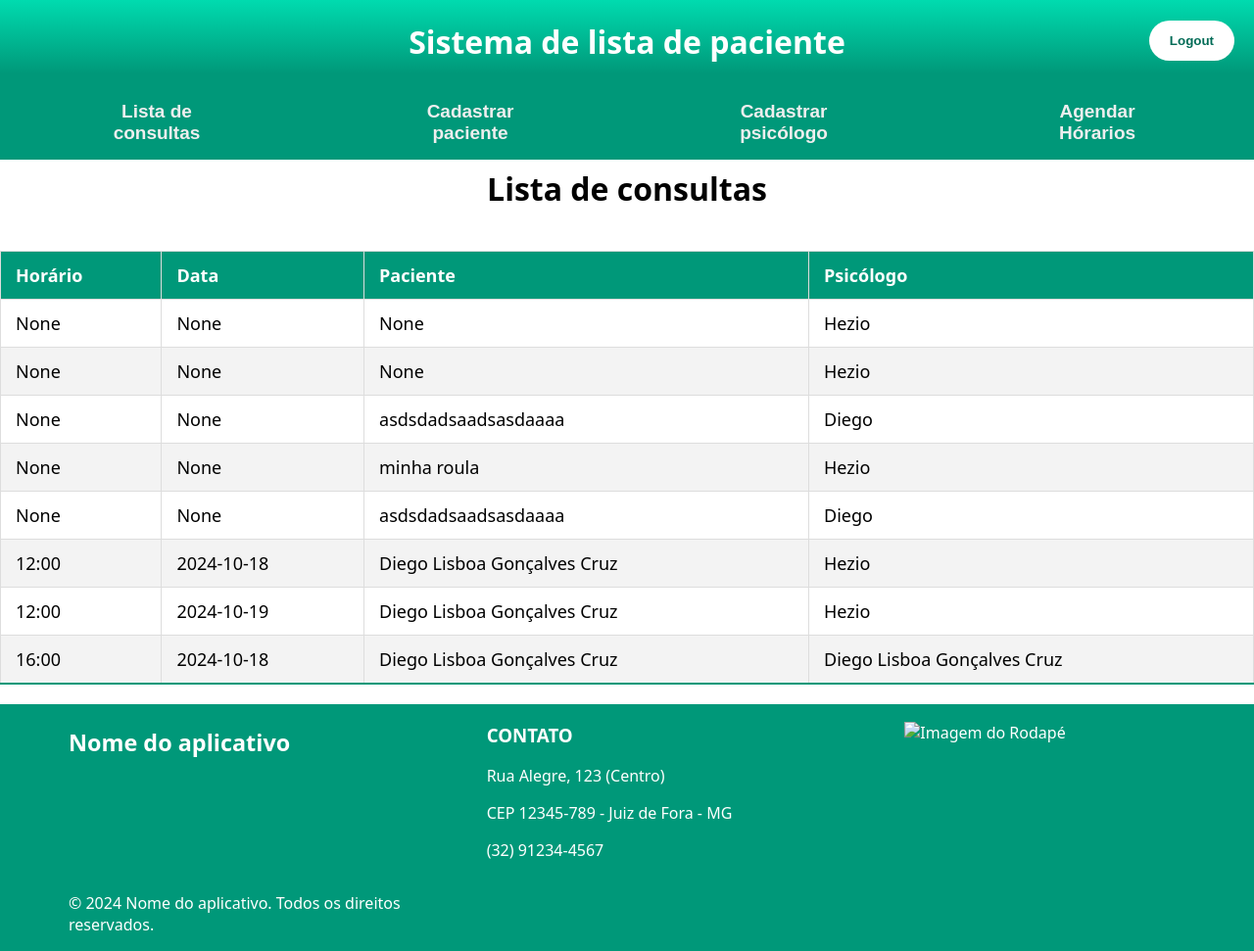
Screenshot of /consultas-marcadas with the database file from the repository.
### tables this page shows
CREATE TABLE "lista_espera"
(
    id             INTEGER
        primary key autoincrement,
    paciente_id    INTEGER not null
        references pacientes,
    lista_chegada  TEXT,
    psicologo_id   integer,
    nome_paciente  integer,
    nome_psicologo integer
, data ANY, horario ANY);

### app.py (the view)
@app.route('/consultas-marcadas')
def consultas_marcadas():
    conn = get_db_connection()
    lista_espera = conn.execute(""" SELECT id, horario, data, nome_paciente, nome_psicologo FROM lista_espera """).fetchall()
    conn.close()
    return render_template('lista_horarios.html', lista_espera=lista_espera, titulo="Lista de consultas")

### app.py (called while the page is built)
def get_db_connection():
    conn = sqlite3.connect('bancopsi.db')
    conn.row_factory = sqlite3.Row
    return conn

### templates/lista_horarios.html
{% extends 'template.html' %}
{% block content %}
  <table>
    <thead>
      <tr>
        <th>Horário</th>
        <th>Data</th>
        <th>Paciente</th>
        <th>Psicólogo</th>
      </tr>
    </thead>
    <tbody>
    {% for entrada in lista_espera %}
      <tr>
        <td>{{ entrada.horario }}</td>
        <td>{{ entrada.data }}</td>
        <td>{{ entrada.nome_paciente }}</td>
        <td>{{ entrada.nome_psicologo }}</td>
      </tr>
    {% endfor %}
    </tbody>
  </table>
{% endblock %}

### templates/template.html (shortened to what this page needs)
<!DOCTYPE html>
<html lang="pt-br">
<head>
    <link rel="stylesheet" type="text/css" href="../static/styles.css" />
</head>
<body>
  <header>
    <div>
      <div class="header-h1">
        <h1>Sistema de lista de paciente</h1>
      </div>
        <div class="btn-logout">
            <form action="/logout">
                <button type="submit">Logout</button>
            </form>
        </div>
      <div class="btn-grid">
          <form action="/">
          <button type="submit">Lista de consultas</button>
        </form>
        <form action="/cad-pac" >
          <button type="submit">Cadastrar paciente</button>
        </form>
        <form action="/cad-pis" >
          <button type="submit">Cadastrar psicólogo</button>
        </form>
        <form action="/pac-pis">
          <button type="submit">Agendar Hórarios</button>
        </form>
      </div>
    </div>
  </header>
  <div class="conteudo">
      <h1>{{ titulo }}</h1>
      {% block content %}
      {% endblock %}
  </div>
  <footer>
    <div class="footer_grid">
      <div class="bloco_esquerdo">
        <h3>Nome do aplicativo</h3>
      </div>
      <div class="bloco_central">
        <h3>CONTATO</h3>
        <p>Rua Alegre, 123 (Centro)</p>
        <p>CEP 12345-789 - Juiz de Fora - MG</p>
        <p>(32) 91234-4567</p>
      </div>
      <div class="bloco_direito">
        <img src="" alt="Imagem do Rodapé">
      </div>
      <div class="direitos_reservados">
        <p>&copy; 2024 Nome do aplicativo. Todos os direitos reservados.</p>
      </div>
    </div>
  </footer>
</body>

### static/styles.css (style rules this page uses)
html, body { margin: 0; padding: 0; height: 100%; font-family: system-ui, -apple-system, BlinkMacSystemFont, 'Segoe UI', Roboto, Oxygen, Ubuntu, Cantarell, 'Open Sans', 'Helvetica Neue', sans-serif; }
header { background: rgb(0, 152, 121); background: linear-gradient(0deg, rgba(0, 152, 121, 1) 54%, rgba(0, 219, 175, 1) 100%); width: 100%; height: auto; position: fixed; top: 0; left: 0; right: 0; z-index: 100; padding: 0px 0px; }
header .header-h1 { justify-content: center; text-align: center; align-items: center; color: white; }
header .btn-logout { display: flex; justify-content: right; align-items: center; margin-top: -65px; margin-right: 20px; }
header .btn-logout button { font-weight: bold; border: solid 1px transparent; border-radius: 25px; background-color: white; padding: 12px 20px; color: #006b56; }
header .btn-grid { justify-content: start; text-align: center; align-items: center; display: grid; grid-template-columns: 1fr 1fr 1fr 1fr; width: 100%; margin-left: 0; margin-right: 0; padding-top: 25px; }
header .btn-grid button { cursor: pointer; margin: 0; padding: 16px 100px; background-color: #009879; border: none; font-size: 19px; font-weight: bold; color: #eeeeee; }
footer { background-color: #009879; color: white; margin-bottom: 0; }
.footer_grid { display: grid; grid-template-columns: 1fr 1fr 1fr; position: relative; left: 70px; top: 0px; }
.footer_grid .bloco_esquerdo { font-size: 20px; }
.footer_grid .bloco_central { font-size: 21; }
.footer_grid .bloco_direito { margin-top: 18px; }
.footer_grid .direitos_reservados { display: flex; position: relative; justify-content: left; }
.conteudo { display: grid; grid-template-rows:auto auto ; }
h1, .conteudo h1 { text-align: center; }
table { width: 100%; border-collapse: collapse; margin: 20px 0; font-size: 18px; text-align: left; }
table thead tr { background-color: #009879; color: white; text-align: left; font-weight: bold; }
table th, table td { padding: 12px 15px; border: 1px solid #ddd; }
table tbody tr { border-bottom: 1px solid #ddd; }
table tbody tr:nth-of-type(even) { background-color: #f3f3f3; }
table tbody tr:last-of-type { border-bottom: 2px solid #009879; }

### rows the page displays
lista_espera: horario "None", data "None", nome_paciente "None", nome_psicologo "Hezio"
lista_espera: horario "None", data "None", nome_paciente "None", nome_psicologo "Hezio"
lista_espera: horario "None", data "None", nome_paciente "asdsdadsaadsasdaaaa", nome_psicologo "Diego"
lista_espera: horario "None", data "None", nome_paciente "minha roula", nome_psicologo "Hezio"
lista_espera: horario "None", data "None", nome_paciente "asdsdadsaadsasdaaaa", nome_psicologo "Diego"
lista_espera: horario "12:00", data "2024-10-18", nome_paciente "Diego Lisboa Gonçalves Cruz", nome_psicologo "Hezio"
lista_espera: horario "12:00", data "2024-10-19", nome_paciente "Diego Lisboa Gonçalves Cruz", nome_psicologo "Hezio"
lista_espera: horario "16:00", data "2024-10-18", nome_paciente "Diego Lisboa Gonçalves Cruz", nome_psicologo "Diego Lisboa Gonçalves Cruz"

### other values shown
{{ titulo }} "Lista de consultas"
